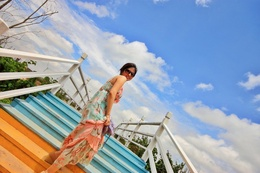
%> input picture matlab/test2.jpg, 260 x 173 px, shrunk from 720 x 480 before the run
$ octave test_ma_bak.m   (GNU Octave 9; MATLAB toolbox functions it lacks are replaced by stand-ins)
%> lines starting %> are read from the running program, lines starting %| are printed output that depends on the picture
%% Read image, Convert to RGB format
RGB = imread('test2.jpg');
%> RGB is the input picture: size 173x260x3 uint8; mean R, G, B 153.1, 163.6, 177.7
%imshow(RGB);
[w,h,a]=size(RGB);
%> w = 173; h = 260; a = 3
%w=16;
%h=16;
Bayer=zeros(w,h,'uint8');
%R
for i=1:w
    for j=1:h
        i0=bitget(i,1);j0=bitget(j,1);
        if(bitand(i0,1) && bitand(j0,1))   %都奇数,B、R分量
            Bayer(i,j)=RGB(i,j,1);
        elseif ( (bitand(i0,1) && bitxor(j0,1) )||(bitxor(i0,1)&&bitand(j0,1)))%其中一个为奇数，G分量
            Bayer(i,j)=RGB(i,j,2);
        elseif (bitxor(i0,1)&&bitxor(j0,1)) %偶数，B、R分量
         Bayer(i,j)=RGB(i,j,3);
        end
    end
end
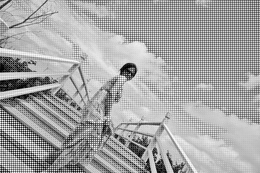
%> Bayer: size 173x260 uint8; min 0, max 255, mean 164.6


%% Demosaic，block size:2*2
newimg=zeros(w,h,3,'uint8');
for i=1:w
    for j=1:h
        i0=bitget(i,1);j0=bitget(j,1);
        %% Process Red Part
        if (bitand(i0,1) && bitand(j0,1))
            newimg(i,j,1)=Bayer(i,j);
            if((i>1&& j>1)&&(i<w&&j<h))
            	newimg(i,j,2)=(Bayer(i+1,j)+Bayer(i,j+1))/2; 	%Green分量
            	newimg(i,j,3)=Bayer(i+1,j+1);	%Blue分量
            end

        %% Process Green Part
        elseif ( (bitand(i0,1) && bitxor(j0,1) )||(bitxor(i0,1)&&bitand(j0,1)))

            newimg(i,j,2)=Bayer(i,j);
            if( bitand(i0,1) && bitxor(j0,1) )
                        if((i>1&& j>1)&&(i<w&&j<h))
                            newimg(i,j,1)=Bayer(i,j-1); %% R
                            newimg(i,j,3)=Bayer(i+1,j); %% B
                        end
            end
            if (bitxor(i0,1)&&bitand(j0,1))
                        if((i>1&& j>1)&&(i<w&&j<h))
                            newimg(i,j,1)=Bayer(i-1,j);
                            newimg(i,j,3)=Bayer(i,j+1);
                        end
            end

        %% Process Blue Part
        elseif(bitxor(i0,1)&&bitxor(j0,1))
             newimg(i,j,3)=Bayer(i,j);
                     if((i>1&& j>1)&&(i<w&&j<h))
                         newimg(i,j,2)=(Bayer(i,j-1)+Bayer(i-1,2))/2;
                         newimg(i,j,1)=Bayer(i-1,j-1);
                     end
        end
    end
end
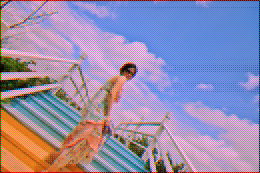
%> newimg: size 173x260x3 uint8; mean R, G, B 151.5, 141.8, 175

disp('write img1');
imwrite(newimg, 'new1.jpg', 'jpg');

%% Demosiac 2，block size:
newimg2=zeros(w,h,3,'uint8');
for i=1:w
    for j=1:h
        i0=bitget(i,1);j0=bitget(j,1);
        %% Process Red Part
        if (bitand(i0,1) && bitand(j0,1))
            newimg2(i,j,1)=Bayer(i,j);
            if((i>2&& j>2)&&(i<w-1&&j<h-1))
            	newimg2(i,j,2)=(Bayer(i+1,j)+Bayer(i,j+1))/2;
                newimg2(i,j,3)=(Bayer(i+1,j+1)+Bayer(i-1,j+1))/2;
            end

        %% Process Green Part
        elseif ( (bitand(i0,1) && bitxor(j0,1) )||(bitxor(i0,1)&&bitand(j0,1)))

            newimg2(i,j,2)=Bayer(i,j);
            if( bitand(i0,1) && bitxor(j0,1) )
                        if((i>1&& j>2) && (i<w&&j<h-1))
                            newimg2(i,j,1)=(Bayer(i,j-1)+Bayer(i,j+1))/2; %% R
                            newimg2(i,j,3)=(Bayer(i+1,j)+Bayer(i+1,j+2))/2; %% B
                        end
            end
            if (bitxor(i0,1)&&bitand(j0,1))
                        if((i>1&& j>2) && (i<w-1&&j<h-1))
                            newimg2(i,j,1)=(Bayer(i-1,j)+Bayer(i-1,j+2))/2;
                            newimg2(i,j,3)=(Bayer(i,j+1)+Bayer(i,j-1))/2;
                        end
            end

        %% Process Blue Part
        elseif(bitxor(i0,1)&&bitxor(j0,1))
             newimg2(i,j,3)=Bayer(i,j);
                     if((i>2&& j>2)&&(i<w-1&&j<h-1))
                         newimg2(i,j,1)=(Bayer(i-1,j-1)+Bayer(i+1,j+1))/2;
                         newimg2(i,j,2)=(Bayer(i,j-1)+Bayer(i-1,2))/2;

                     end
        end
    end
end
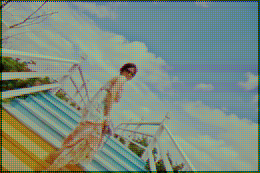
%> newimg2: size 173x260x3 uint8; mean R, G, B 122.7, 140.8, 129.3

disp('write img2');
imwrite(newimg2, 'new2.jpg', 'jpg');


%% Demosaic 3 reduce size
% [16 lines of commented-out code are left out]

%% Demosaic，block size:3*3
newimg4=zeros(w,h,3,'uint8');
for i=1:w
    for j=1:h
        i0=bitget(i,1);j0=bitget(j,1);
        %% Process Red Part
        if (bitand(i0,1) && bitand(j0,1))
            newimg4(i,j,1)=Bayer(i,j);
            if((i>1&& j>1)&&(i<w&&j<h))
            	newimg4(i,j,2)=(Bayer(i+1,j) + Bayer(i,j+1) + Bayer(i-1,j) + Bayer(i,j-1))/4; 	%Green分量
            	newimg4(i,j,3)=(Bayer(i+1,j+1) + Bayer(i-1,j-1) + Bayer(i-1,j+1) + Bayer(i+1,j-1))/4;	%Blue分量
            end

        %% Process Green Part,有两种分布方式
        elseif ( (bitand(i0,1) && bitxor(j0,1) )||(bitxor(i0,1)&&bitand(j0,1)))
            newimg4(i,j,2)=Bayer(i,j);
            if( bitand(i0,1) && bitxor(j0,1) )
                if((i>1&& j>1)&&(i<w&&j<h))
                    newimg4(i,j,1)=(Bayer(i,j-1) + Bayer(i,j+1))/2; %Red
                    newimg4(i,j,3)=(Bayer(i+1,j) + Bayer(i-1,j))/2; %Blue
                end
            end
            if (bitxor(i0,1)&&bitand(j0,1))
                if((i>1&& j>1)&&(i<w&&j<h))
                    newimg4(i,j,1)=(Bayer(i-1,j) + Bayer(i+1,j))/2; %Red
                    newimg4(i,j,3)=(Bayer(i,j+1) + Bayer(i,j-1))/2; %Blue
                end
            end

        %% Process Blue Part
        elseif(bitxor(i0,1)&&bitxor(j0,1))
             newimg4(i,j,3)=Bayer(i,j);
             if((i>1&& j>1)&&(i<w&&j<h))
                 newimg4(i,j,2)=(Bayer(i+1,j) + Bayer(i,j+1) + Bayer(i-1,j) + Bayer(i,j-1))/4;
                 newimg4(i,j,1)=(Bayer(i+1,j+1) + Bayer(i-1,j-1) + Bayer(i-1,j+1) + Bayer(i+1,j-1))/4;%Red
             end
        end
    end
end
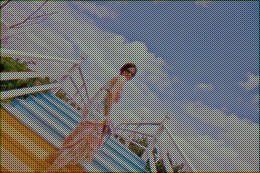
%> newimg4: size 173x260x3 uint8; mean R, G, B 111.3, 113.1, 116.7

disp('write img4');
imwrite(newimg4, 'new4.jpg', 'jpg');

disp('test over!');
